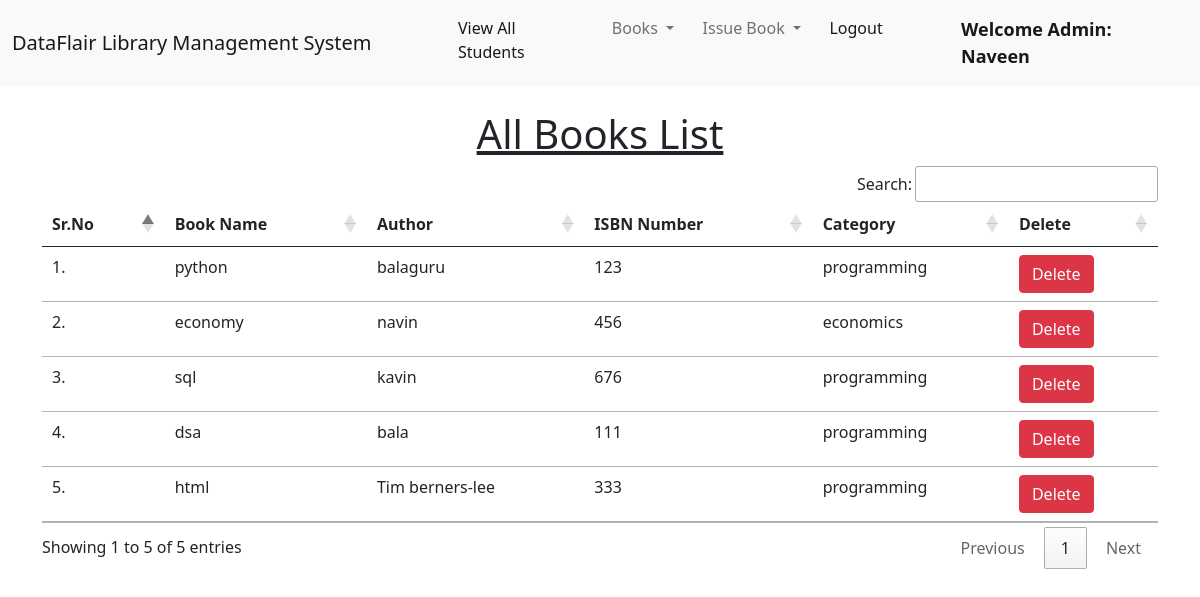
Page /view_books/ (signed in) on the committed database.
### library/models.py (models this page shows, shortened)
class Book(models.Model):
    name = models.CharField(max_length=200)
    author = models.CharField(max_length=200)
    isbn = models.PositiveIntegerField()
    category = models.CharField(max_length=50)

### library/views.py (the view)
# urls.py: path("view_books/", views.view_books, name="view_books"),
@login_required(login_url = '/admin_login')
def view_books(request):
    books = Book.objects.all()
    return render(request, "view_books.html", {'books':books})

### library/templates/view_books.html (shortened to what this page needs)
{% extends 'admin_navbar.html' %}
{% load static %}
{% block body %}
<div class="container mt-4">
    <h1 class="text-center"><u>All Books List</u></h1>
    <table class="table table-hover" id="example">
        <thead>
            <tr>
                <th>Sr.No</th>
                <th>Book Name</th>
                <th>Author</th>
                <th>ISBN Number</th>
                <th>Category</th>
                <th>Delete</th>
            </tr>
        </thead>
        <tbody>
            {% for book in books %}
            <tr>
                <td>{{forloop.counter}}.</td>
                <td>{{book.name}}</td>
                <td>{{book.author}}</td>
                <td>{{book.isbn}}</td>
                <td>{{book.category}}</td>
                <td><a href="/delete_book/{{book.id}}/" class="btn btn-danger"
                       onclick="return confirm('Are you sure you want to delete this book?')">Delete</a></td>
            </tr>
            {% endfor %}
        </tbody>
    </table>
    </div>
{% endblock %}

### library/templates/admin_navbar.html (shortened to what this page needs)
<!doctype html>
<html lang="en">
  <head>
    <link href="https://cdn.jsdelivr.net/npm/bootstrap@5.1.0/dist/css/bootstrap.min.css" rel="stylesheet">
    <link rel="stylesheet" href="https://cdn.datatables.net/1.10.25/css/jquery.dataTables.min.css">
    <link rel="stylesheet" href="https://cdn.datatables.net/buttons/1.7.1/css/buttons.dataTables.min.css">
  </head>
  <body>
    <nav class="navbar navbar-expand-lg navbar-light bg-light">
        <div class="container-fluid">
          <a class="navbar-brand" href="#">DataFlair Library Management System</a>
          <div class="collapse navbar-collapse" id="navbarSupportedContent">
            <ul class="navbar-nav me-auto mb-2 mb-lg-0">
              <li class="nav-item">
                <a class="nav-link active" aria-current="page" href="/view_students/">View All Students</a>
              </li>
              <li class="nav-item dropdown">
                <a class="nav-link dropdown-toggle" href="#" id="navbarDropdown" role="button" data-bs-toggle="dropdown" aria-expanded="false">
                  Books
                </a>
              </li>
              <li class="nav-item dropdown">
                <a class="nav-link dropdown-toggle" href="#" id="navbarDropdown" role="button" data-bs-toggle="dropdown" aria-expanded="false">
                  Issue Book
                </a>
              </li>
              <li class="nav-item">
                <a class="nav-link active" aria-current="page" href="/logout/">Logout</a>
              </li>
              <li class="nav-item">
                <a style="font-weight:600; font-family:'Segoe UI', Tahoma, Geneva, Verdana, sans-serif; font-size: large;" class="nav-link active" href="#">Welcome Admin: {{request.user}}</a>
              </li>
            </ul>
          </div>
        </div>
      </nav>
      {% block body %}
      {% endblock %}
  </body>
</html>

### rows in the picture
Book: name "python", author "balaguru", isbn "123", category "programming"
Book: name "economy", author "navin", isbn "456", category "economics"
Book: name "sql", author "kavin", isbn "676", category "programming"
Book: name "dsa", author "bala", isbn "111", category "programming"
Book: name "html", author "Tim berners-lee", isbn "333", category "programming"

### other values in the picture
{{ request.user }} "Naveen"
